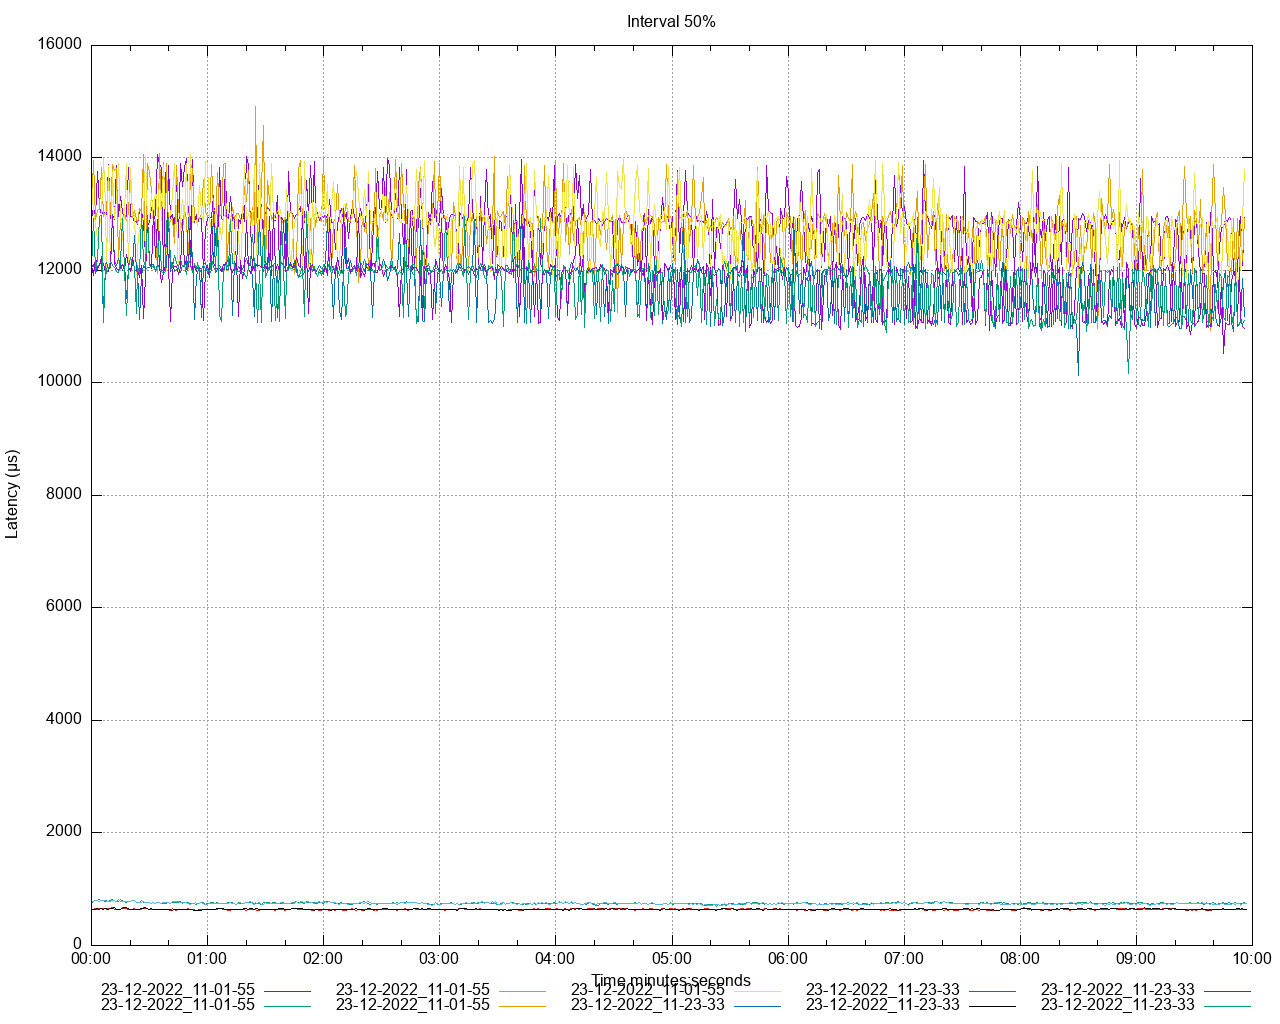

gnuplot code for this plot:
set title 'Interval 50%' noenhanced
set style data lines
set datafile separator ","
set terminal png size 1280,1024
set grid
set key below
set xdata time
set timefmt "%s"
offset = 0
t0(x)=(offset=($0==0) ? x : offset, x - offset)
set xlabel 'Time minutes:seconds'
set ylabel 'Latency (μs)'
set output '/Users/ahmet.mircik/Workspace/python/hazelcast-simulator/offload-benchmarks/report/latency/latency_interval_50_put.png'
plot \
   '/Users/ahmet.mircik/Workspace/python/hazelcast-simulator/offload-benchmarks/report/data/latency_interval_50_put_1.data' using (t0(timecolumn(1))):2 title "23-12-2022_11-01-55" noenhanced , \
   '/Users/ahmet.mircik/Workspace/python/hazelcast-simulator/offload-benchmarks/report/data/latency_interval_50_put_2.data' using (t0(timecolumn(1))):2 title "23-12-2022_11-01-55" noenhanced , \
   '/Users/ahmet.mircik/Workspace/python/hazelcast-simulator/offload-benchmarks/report/data/latency_interval_50_put_3.data' using (t0(timecolumn(1))):2 title "23-12-2022_11-01-55" noenhanced , \
   '/Users/ahmet.mircik/Workspace/python/hazelcast-simulator/offload-benchmarks/report/data/latency_interval_50_put_4.data' using (t0(timecolumn(1))):2 title "23-12-2022_11-01-55" noenhanced , \
   '/Users/ahmet.mircik/Workspace/python/hazelcast-simulator/offload-benchmarks/report/data/latency_interval_50_put_5.data' using (t0(timecolumn(1))):2 title "23-12-2022_11-01-55" noenhanced , \
   '/Users/ahmet.mircik/Workspace/python/hazelcast-simulator/offload-benchmarks/report/data/latency_interval_50_put_6.data' using (t0(timecolumn(1))):2 title "23-12-2022_11-23-33" noenhanced , \
   '/Users/ahmet.mircik/Workspace/python/hazelcast-simulator/offload-benchmarks/report/data/latency_interval_50_put_7.data' using (t0(timecolumn(1))):2 title "23-12-2022_11-23-33" noenhanced , \
   '/Users/ahmet.mircik/Workspace/python/hazelcast-simulator/offload-benchmarks/report/data/latency_interval_50_put_8.data' using (t0(timecolumn(1))):2 title "23-12-2022_11-23-33" noenhanced , \
   '/Users/ahmet.mircik/Workspace/python/hazelcast-simulator/offload-benchmarks/report/data/latency_interval_50_put_9.data' using (t0(timecolumn(1))):2 title "23-12-2022_11-23-33" noenhanced , \
   '/Users/ahmet.mircik/Workspace/python/hazelcast-simulator/offload-benchmarks/report/data/latency_interval_50_put_10.data' using (t0(timecolumn(1))):2 title "23-12-2022_11-23-33" noenhanced , \
